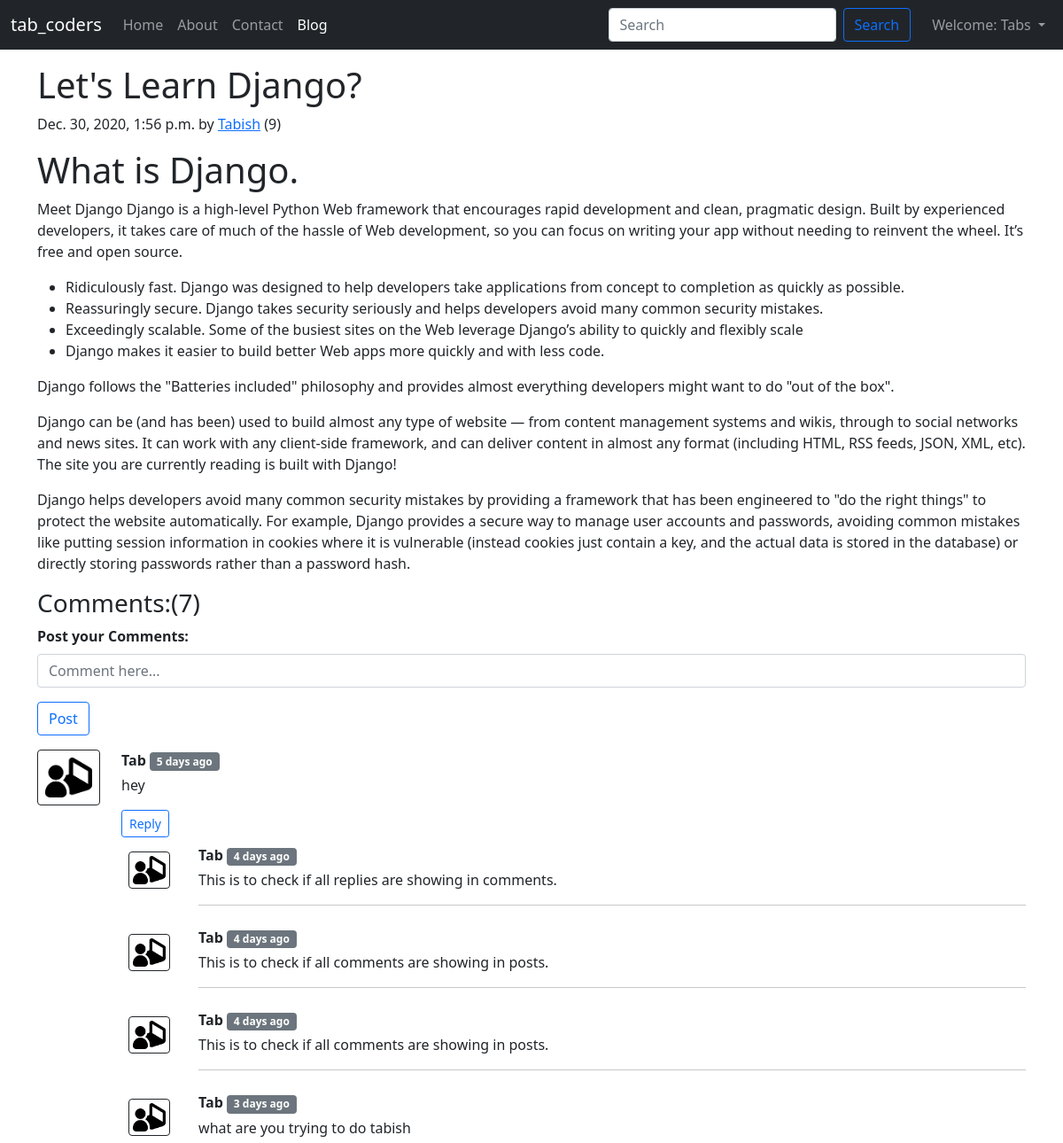
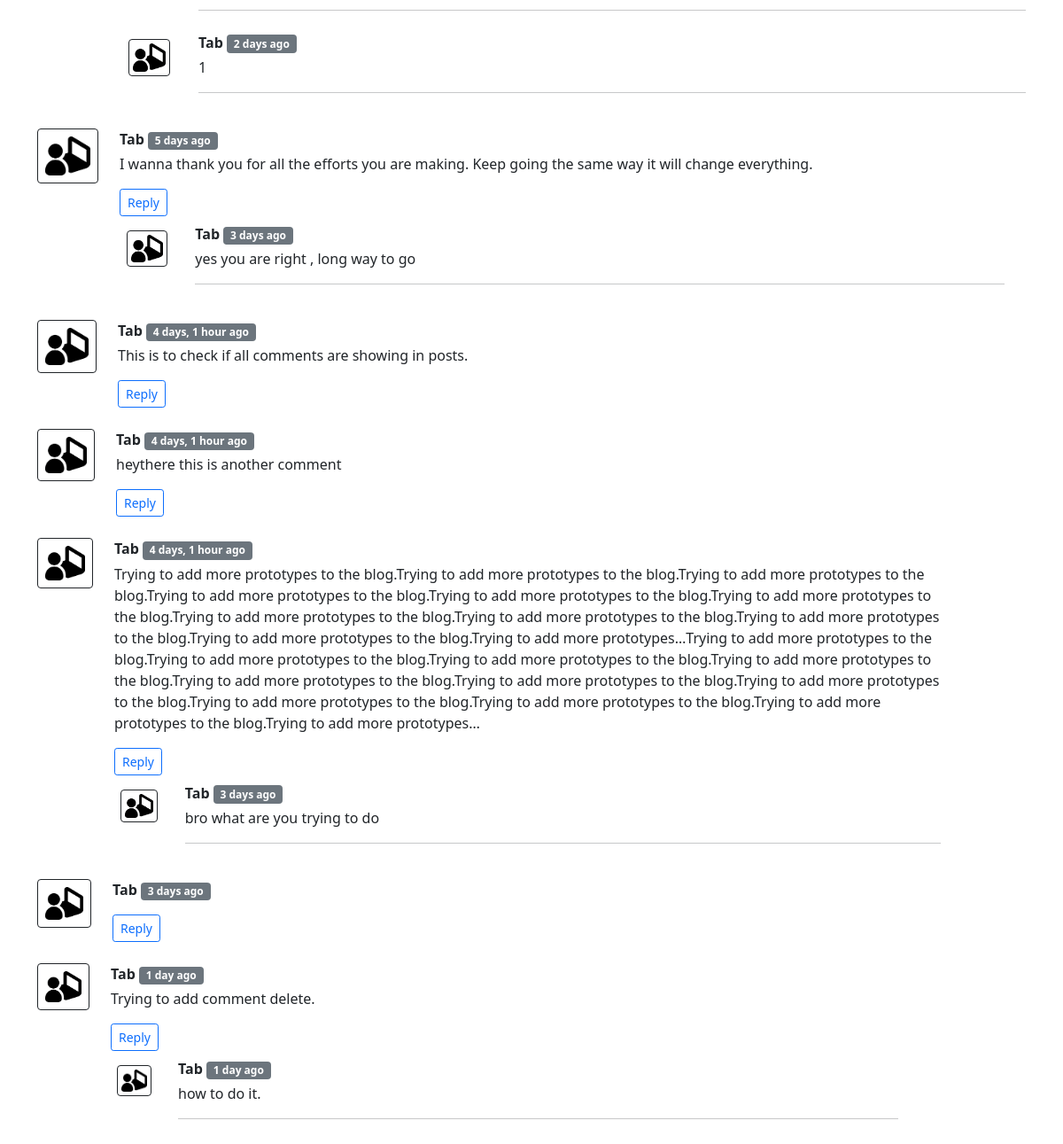
Page /blog/first-post (signed in) on the committed database (2 pictures, top to bottom).
### blog/models.py (models this page shows, shortened)
class Post(models.Model):
    sno = models.AutoField(primary_key=True)
    title = models.CharField(max_length=50)
    content = models.TextField(max_length=3000)
    author = models.CharField(max_length=50)
    slug = models.CharField(max_length=150)
    views = models.IntegerField(default = 0)
    timestamp = models.DateTimeField(blank=True)

class BlogComment(models.Model):
    sno = models.AutoField(primary_key = True)
    comment = models.TextField()
    user = models.ForeignKey(User, on_delete=models.CASCADE)
    post = models.ForeignKey(Post, on_delete=models.CASCADE)
    parent = models.ForeignKey("self", on_delete=models.CASCADE, null=True)
    timestamp = models.DateTimeField(default = now)

### blog/views.py (the view)
# urls.py: path('<str:slug>', views.blogPost, name='blogPost'),
def blogPost(request,slug):
    post = Post.objects.filter(slug=slug).first()
    post.views += 1
    post.save()
    comments = BlogComment.objects.filter(post=post,parent=None)
    replies = BlogComment.objects.filter(post=post).exclude(parent=None)
    replyDict = {}
    for reply in replies:
        if reply.parent.sno not in replyDict.keys():
            replyDict[reply.parent.sno] = [reply]
        else:
            replyDict[reply.parent.sno].append(reply)
    context = {'post' : post, 'comments':comments, 'user':request.user, 'replyDict':replyDict}
    return render(request,'blog/blogPost.html',context)

### blog/templatetags/extras.py (called while the page is built)
@register.filter
def get_val(dict, key):
    return dict.get(key)

### templates/blog/blogPost.html (shortened to what this page needs)
{% extends 'base.html' %}
{% block blogactive %} active {% endblock blogactive %}
{% block body %}
{% load humanize %}
{% load extras %}
<div class="container my-3">
    <h1 class="blog-post-title">{{post.title}}</h1>
    <p class="blog-post-meta">{{post.timestamp}} by <a href="/about">{{post.author}}</a> (<span>{{post.views}})</span></p>
    <p>{{post.content|safe}}</p>
</div>
<div class="container">
    <h3>Comments:({{comments.count}})</h3>
    <div class="my-2">
        {% if user.is_authenticated %}
        <form action="/blog/postComment" method="POST">
            <div class="mb-3">
                <label for="exampleInputEmail1" class="form-label"><b>Post your Comments:</b></label>
                <input type="text" class="form-control" name="comment" id="comment" placeholder="Comment here...">
            </div>
            <button type=" submit" class="btn btn-outline-primary">Post</button>
        </form>
        {% else %}
        <span class="badge bg-danger">Please Login to Post a Comment.</span>
        {% endif %}
    </div>
    {% for comment in comments %}
    <div class="row my-3">
        <div class="col-md-1">
            <img class="rounded mx-auto d-block w-100 p-2 border border-dark" src="/static/img/user.png" alt="user">
        </div>
        <div class="col-md-11"><b>{{comment.user.username}}</b> <span
                class="badge bg-secondary">{{comment.timestamp|naturaltime}}</span>
            <div class="my-1">{{comment.comment}}</div>
            <div class="reply mx-0 mt-3">
                {% if user.is_authenticated %}
                <button class="btn btn-outline-primary btn-sm" type="button" data-bs-toggle="collapse"
                    data-bs-target="#replyBox{{comment.sno}}" aria-expanded="false"
                    aria-controls="replyBox{{comment.sno}}">
                    Reply
                </button>
                {% else %}
                <span class="badge bg-danger">Login to Reply.</span>
                {% endif %}
                <div class="replies my-2">
                    {% for reply in replyDict|get_val:comment.sno %}
                    <div class="row my-2">
                        <div class="col-md-1">
                            <img class="rounded mx-auto d-block w-75 my-2 p-1 border border-dark"
                                src="/static/img/user.png" alt="user">
                        </div>
                        <div class="col md-11">
                            <b>{{reply.user.username}}</b> <span
                                class="badge bg-secondary">{{reply.timestamp|naturaltime}}</span>
                            <div class="my-1">{{reply.comment}}</div>
                            <hr>
                        </div>
                    </div>
                    {% endfor %}
                </div>
            </div>
        </div>
        {% endfor %}
    </div>
    {% endblock body %}

### templates/base.html (shortened to what this page needs)
<!doctype html>
<html lang="en">
<head>
  <link href="https://cdn.jsdelivr.net/npm/bootstrap@5.0.0-beta1/dist/css/bootstrap.min.css" rel="stylesheet"
>
</head>
<body>
  <nav class="navbar navbar-expand-lg navbar-dark bg-dark">
    <div class="container-fluid">
      <a class="navbar-brand" href="/">tab_coders</a>
      <div class="collapse navbar-collapse" id="navbarSupportedContent">
        <ul class="navbar-nav me-auto mb-2 mb-lg-0">
          <li class="nav-item">
            <a class="nav-link {% block homeactive %}{% endblock homeactive %}" aria-current="page" href="/">Home</a>
          </li>
          <li class="nav-item">
            <a class="nav-link {% block aboutactive %} {% endblock aboutactive %}" href="/about">About</a>
          </li>
          <li class="nav-item">
            <a class="nav-link {% block contactactive %} {% endblock contactactive %}" href="/contact">Contact</a>
          </li>
          <li class="nav-item">
            <a class="nav-link {% block blogactive %} {% endblock blogactive %}" href="/blog">Blog</a>
          </li>
        </ul>
        <form method="GET" action="/search" class="d-flex my-2 my-lg-0 mx-3">
          <input class="form-control me-2" type="search" placeholder="Search" aria-label="Search" name="query"
            id="query">
          <button class="btn btn-outline-primary" type="submit">Search</button>
        </form>
        {% if user.is_authenticated %}
        <ul class="navbar-nav ml-auto mb-2 mb-lg-0">
          <li class="nav-item dropdown">
            <a class="nav-link dropdown-toggle" href="#" id="navbarDropdown" role="button" data-bs-toggle="dropdown"
              aria-expanded="false">
             Welcome: {{request.user}}
            </a>
          </li>
        </ul>
        {% endif %}
      </div>
    </div>
  </nav>
  {% block body %}
  {% endblock body %}
</body>
</html>

### rows in the picture
Post: title "Let's Learn Django?", timestamp "Dec. 30, 2020, 1:56 p.m.", author "Tabish", views "9", content "What is Django. Meet Django Django is a high-level Python Web framework that encourages rapid development and clean, pragmatic design. Built by experienced developers, it takes care of much of the hassle of Web development, so you can focus on writing your app without needing to reinvent the wheel. It’s free and open source. Ridiculously fast. Django was designed to help developers take applications from concept to completion as quickly as possible. Reassuringly secure. Django takes security seriously and helps developers avoid many common security mistakes. Exceedingly scalable. Some of the busiest sites on the Web leverage Django’s ability to quickly and flexibly scale Django makes it…"
BlogComment: user.username "Tab", timestamp "5 days ago", comment "hey"
BlogComment: user.username "Tab", timestamp "4 days ago", comment "This is to check if all replies are showing in comments."
BlogComment: user.username "Tab", timestamp "4 days ago", comment "This is to check if all comments are showing in posts."
BlogComment: user.username "Tab", timestamp "4 days ago", comment "This is to check if all comments are showing in posts."
BlogComment: user.username "Tab", timestamp "3 days ago", comment "what are you trying to do tabish"
BlogComment: user.username "Tab", timestamp "2 days ago", comment "1"
BlogComment: user.username "Tab", timestamp "5 days ago", comment "I wanna thank you for all the efforts you are making. Keep going the same way it will change everything."
BlogComment: user.username "Tab", timestamp "3 days ago", comment "yes you are right , long way to go"
BlogComment: user.username "Tab", timestamp "4 days, 1 hour ago", comment "This is to check if all comments are showing in posts."
BlogComment: user.username "Tab", timestamp "4 days, 1 hour ago", comment "heythere this is another comment"
BlogComment: user.username "Tab", timestamp "4 days, 1 hour ago", comment "Trying to add more prototypes to the blog.Trying to add more prototypes to the blog.Trying to add more prototypes to the blog.Trying to add more prototypes to the blog.Trying to add more prototypes to the blog.Trying to add more prototypes to the blog.Trying to add more prototypes to the blog.Trying to add more prototypes to the blog.Trying to add more prototypes to the blog.Trying to add more prototypes to the blog.Trying to add more prototypes…Trying to add more prototypes to the blog.Trying to add more prototypes to the blog.Trying to add more prototypes to the blog.Trying to add more prototypes to the blog.Trying to add more prototypes to the blog.Trying to add more prototypes to the…"
BlogComment: user.username "Tab", timestamp "3 days ago", comment "bro what are you trying to do"
BlogComment: user.username "Tab", timestamp "3 days ago"
BlogComment: user.username "Tab", timestamp "1 day ago", comment "Trying to add comment delete."
BlogComment: user.username "Tab", timestamp "1 day ago", comment "how to do it."

### other values in the picture
{{ request.user }} "Tabs"
{{ comments.count }} "7"
